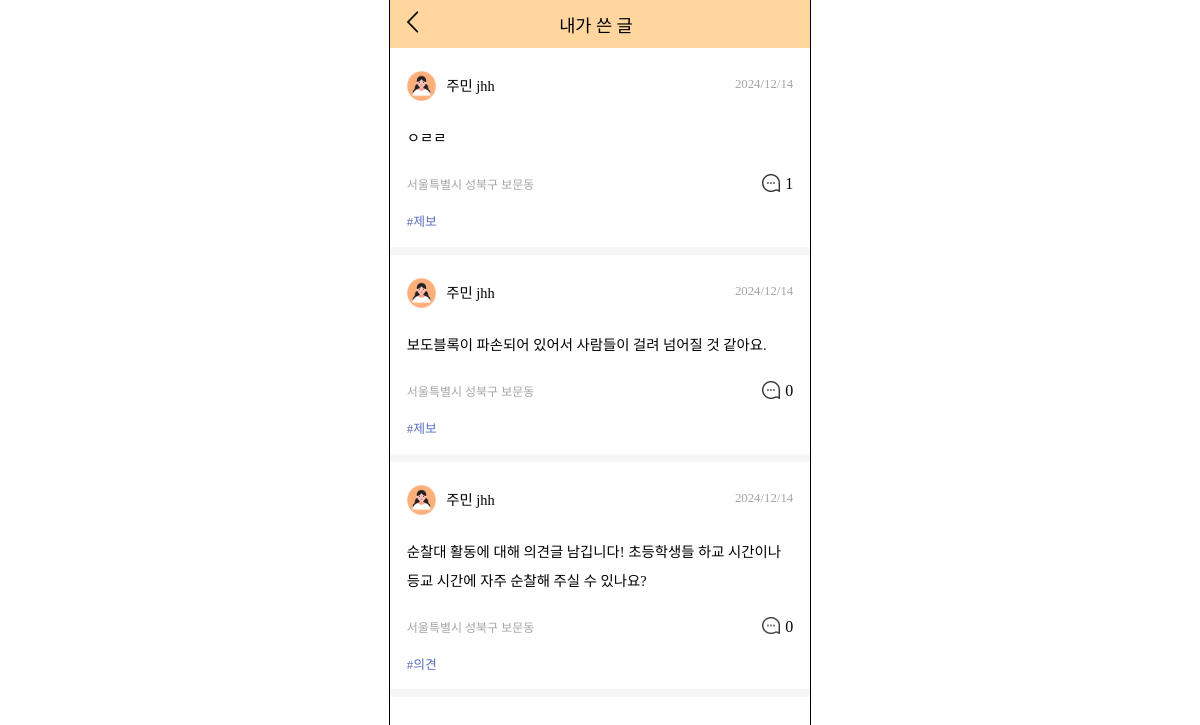
Page /boards/my-boards/ (signed in) on the earlier database version.
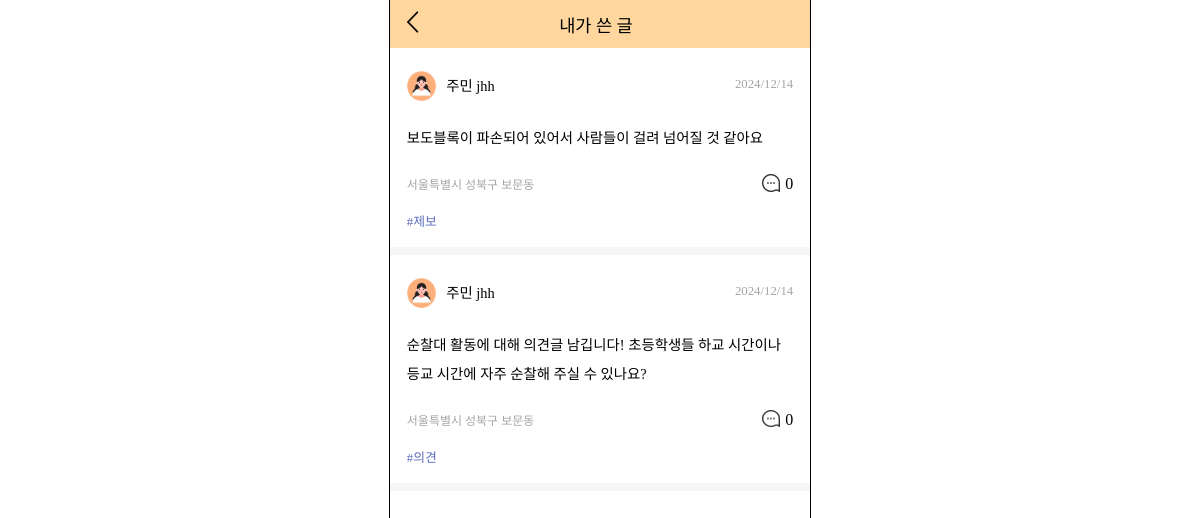
Same page on the later database version.
### boards/models.py (models this page shows)
class Board(models.Model):
    user = models.ForeignKey(settings.AUTH_USER_MODEL, on_delete=models.CASCADE)
    region_sido = models.CharField(null=False, max_length=30, blank=False)
    region_sigungu = models.CharField(null=False, max_length=30, blank=False)
    region_dong = models.CharField(null=False, max_length=30, blank=False)
    created_at = models.DateTimeField(auto_now_add=True)
    image_path = models.ImageField(upload_to='boards/', null=True, blank=True)
    content = models.TextField(null=False, blank=False)
    board_type = models.ForeignKey(BoardType, on_delete=models.CASCADE, null=False, blank=False)

class BoardType(models.Model):
    type_name = models.CharField(max_length=10, null=False, blank=False)

### accounts/models.py (models this page shows, shortened)
class Member(AbstractBaseUser):
    user_id = models.CharField(primary_key=True, max_length=15, null=False, blank=False, unique=True)
    email = models.EmailField(max_length=100, null=False, blank=False, unique=True)
    nickname = models.CharField(null=False, max_length=8, blank=False)
    region_sido = models.CharField(null=False, max_length=30, blank=False)
    region_sigungu = models.CharField(null=False, max_length=30, blank=False)
    region_dong = models.CharField(null=False, max_length=30, blank=False)
    member_type = models.ForeignKey(MemberType, on_delete=models.CASCADE, null=False, blank=False)
    is_active = models.BooleanField(default=True)
    is_admin = models.BooleanField(default=False)
    objects = UserManager()
    USERNAME_FIELD = 'user_id'
    REQUIRED_FIELDS = ['email', 'nickname', 'region_sido', 'region_sigungu', 'region_dong', 'member_type']

class MemberType(models.Model):
    type_name = models.CharField(max_length=10)
    def __str__(self):
        return self.type_name

### boards/views.py (the view)
# urls.py: path('my-boards/', views.my_boards, name='my_boards'),
def my_boards(request):
    boards = Board.objects.filter(user=request.user).order_by('-created_at')
    for board in boards:
        board.comment_count = Comment.objects.filter(board=board).count()
        if len(board.content) > 150:
            board.short_content = board.content[:150] + '....'
        else:
            board.short_content = board.content
    context = {
        'boards': boards,
    }
    return render(request, 'boards/my_boards.html', context)

### templates/boards/my_boards.html (shortened to what this page needs)
<!DOCTYPE html>
{% load static %}
<html lang="ko">
<head>
    <link rel="stylesheet" href="{% static 'css/my_boards.css' %}">
    <link rel="stylesheet" as="style" crossorigin href="https://cdn.jsdelivr.net/gh/ungveloper/web-fonts/SCoreDream/font-face.css" />
    <link rel="stylesheet" as="style" crossorigin href="https://cdn.jsdelivr.net/gh/ungveloper/web-fonts/SCoreDream/font-family.css" />
</head>
<body>
    <div class="container-content">
        <div class="contents">
            <div class="test">
                <div class="top-block">
                    <div>
                        <a href="{% url 'accounts:mypage' %}"><img src="{% static 'image/back.png' %}" alt=""></a>
                    </div>
                    <div class="title">내가 쓴 글</div>
                </div>
                {% for board in boards %}
                    <div class="post-block">
                        <a href="{% if request.user.member_type.type_name == '주민' %}
                                    {% url 'boards:people_board_detail' board.id %}?page=myboard
                                 {% else %}
                                    {% url 'boards:petrol_board_detail' board.id %}?page=myboard
                                {% endif %}">
                            <div class="post-header">
                                <div class="user-profile">
                                    <div class="user-img">
                                        {% if request.user.member_type.type_name == '주민' %}
                                            <img src="{% static 'image/people_profile.png' %}" alt="">
                                        {% else %}
                                            <img src="{% static 'image/petrol_profile.png' %}" alt="">
                                        {% endif %}
                                    </div>
                                    <div class="user-name">{{ board.user.member_type }} <span
                                            class="text-strong">{{ board.user.nickname }}</span></div>
                                </div>
                                <div class="post-date">{{ board.created_at|date:"Y/m/d" }}</div>
                            </div>
                            <div class="post-content">
                                {{ board.short_content }}
                            </div>
                            <div class="post-footer">
                                <div class="post-region">{{ board.region_sido }} {{ board.region_sigungu }} {{ board.region_dong }}</div>
                                <div class="comment">
                                    <div class="comment-img">
                                        <img src="{% static 'image/speech-bubble.png' %}" alt="">
                                    </div>
                                    <div>{{ board.comment_count }}</div>
                                </div>
                            </div>
                            {% if request.user.member_type.type_name == '주민' %}
                                <div class="post-type">#{{ board.board_type.type_name }}</div>
                            {% endif %}
                        </a>
                    </div>
                    <div class="gap-block"></div>
                {% endfor %}
            </div>
        </div>
    </div>
</body>
</html>

Differences in the rows shown:
removed Board: user.member_type "주민", user.nickname "jhh", created_at "2024/12/14", short_content "ㅇㄹㄹ", region_sido "서울특별시", region_sigungu "성북구", region_dong "보문동", comment_count "1", board_type.type_name "제보"
changed Board "제보": short_content "보도블록이 파손되어 있어서 사람들이 걸려 넘어질 것 같아요." → "보도블록이 파손되어 있어서 사람들이 걸려 넘어질 것 같아요"
